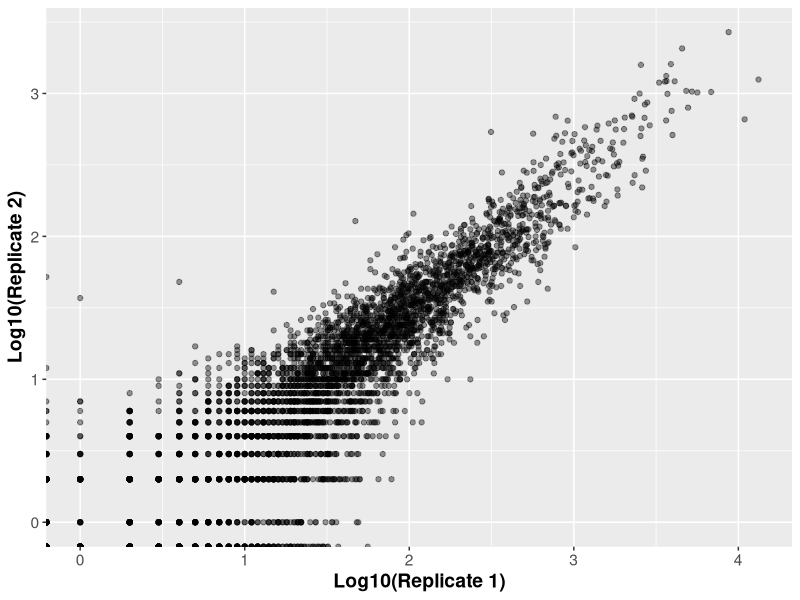
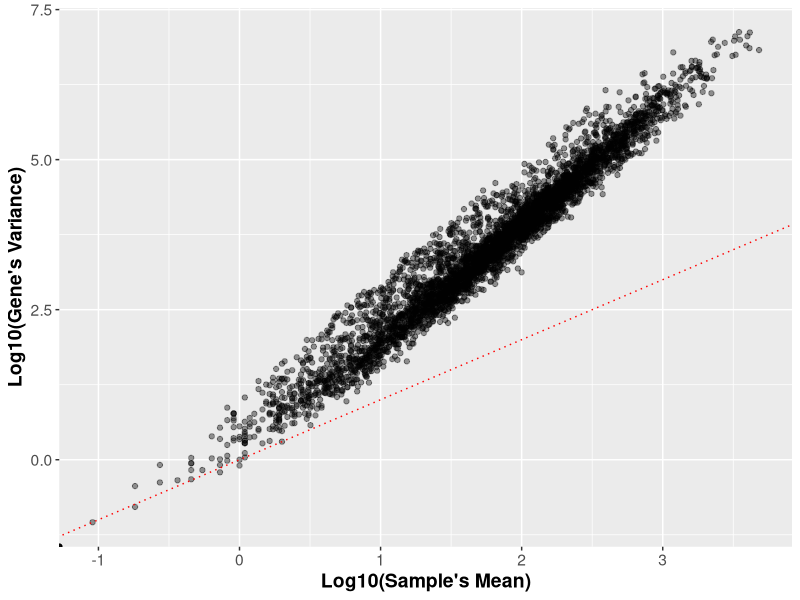
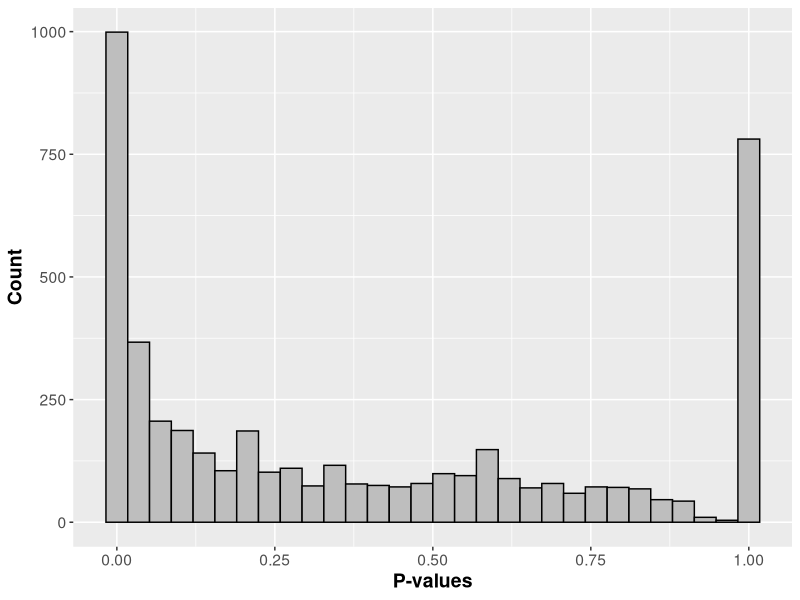
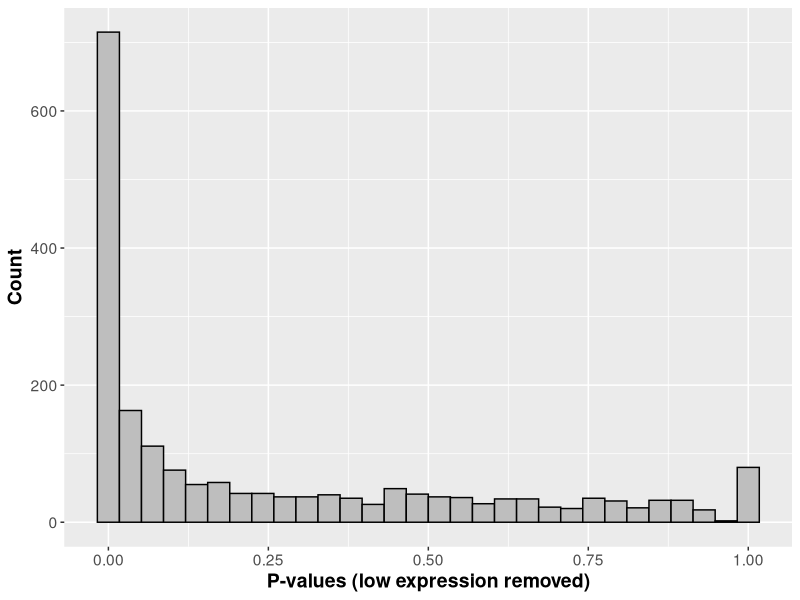
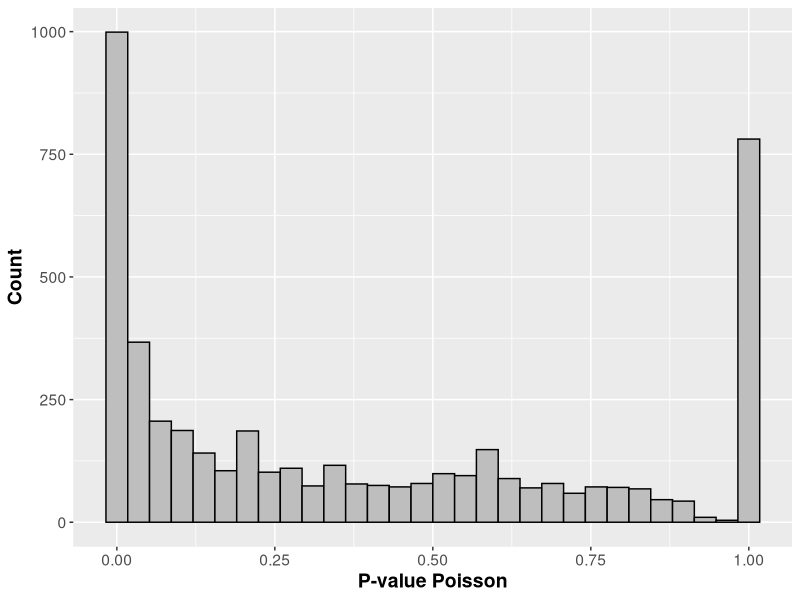
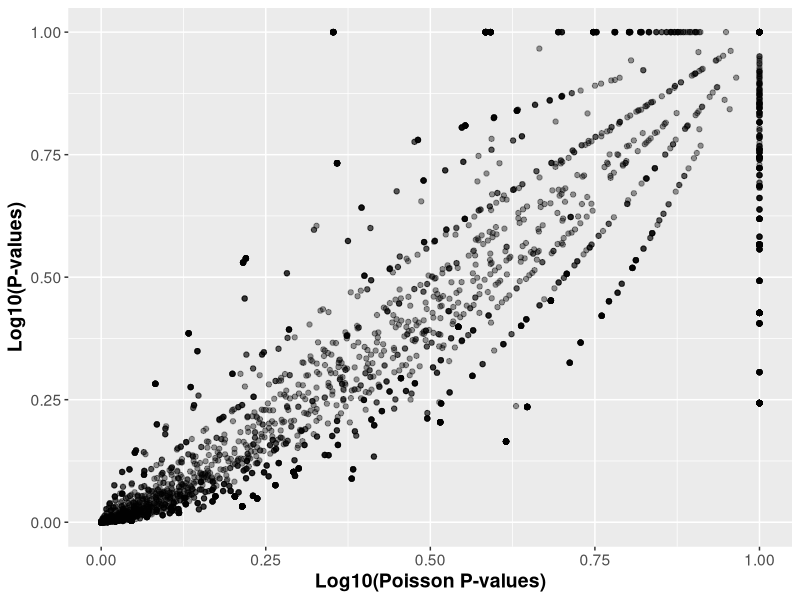

Recreate these plots in R, in order.
## ---- chunk 1
data <- read.table("./longitdunalRNASeqData/nc101_scaff_dataCounts.txt",header=TRUE,row.names=1)
## ---- chunk 2

library(ggplot2)
to_plot <- data.frame(log10(data$D2_01), log10(data$D2_02))
names(to_plot) <- c("D1", "D2")
ggplot(to_plot, aes(x=D1, y=D2)) + geom_point(alpha=0.4) + xlab("Log10(Replicate 1)") + ylab("Log10(Replicate 2)") + theme(text= element_text(size=14), axis.title.x=element_text(face="bold"),  axis.title.y=element_text(face="bold"))

## ---- chunk 3

log_vars <- log10(apply(data, 1, var))
log_means <- log10(apply(data, 1, mean))
mean_var_plot <- data.frame(log_vars, log_means)
names(mean_var_plot) <- c('v', 'm')
ggplot(mean_var_plot, aes(x=m, y=v)) + geom_point(alpha=0.4) + geom_abline(intercept=0, slope=1, color='red', linetype="dotted") + xlab("Log10(Sample's Mean)") + ylab("Log10(Gene's Variance)") + theme(text= element_text(size=14), axis.title.x=element_text(face="bold"),  axis.title.y=element_text(face="bold"))

## ---- chunk 4

in_D2_01 <- c(data[1,1], sum(data[2:nrow(data),1]))
in_D2_02 <- c(data[1,2], sum(data[2:nrow(data),2]))
fish_tab <- data.frame(in_D2_01, in_D2_02)

## ---- chunk 5

fisher.test(fish_tab, alternative="two.sided")

## ---- chunk 6

p_vals = vector(length=nrow(data))

for ( i in 1:nrow(data) ) {
 
  in_D2_01 <- c(data[i,1], sum(data[,1]) - data[i,1])
  in_D2_02 <- c(data[i,2], sum(data[,2]) - data[i,2])
  fish_tab <- data.frame(in_D2_01, in_D2_02)
  p_vals[i] <- fisher.test(fish_tab, alternative="two.sided")$p.value
  
}

plot_p_vals <- data.frame(p_vals)
ggplot(plot_p_vals, aes(x=p_vals)) + geom_histogram(fill="grey", color="black") + xlab("P-values") + ylab("Count") + theme(text= element_text(size=14), axis.title.x=element_text(face="bold"),  axis.title.y=element_text(face="bold"))


## ---- chunk 7

filt_data <- data[(data$D2_01 + data$D2_02 > 50), ]

p_vals_2 = vector(length=nrow(filt_data))

for ( i in 1:nrow(filt_data) ) {
 
  in_D2_01 <- c(filt_data[i,1], sum(filt_data[,1]) - filt_data[i,1])
  in_D2_02 <- c(filt_data[i,2], sum(filt_data[,2]) - filt_data[i,2])
  fish_tab <- data.frame(in_D2_01, in_D2_02)
  p_vals_2[i] <- fisher.test(fish_tab, alternative="two.sided")$p.value
  
}

plot_p_vals_2 <- data.frame(p_vals_2)
ggplot(plot_p_vals_2, aes(x=p_vals_2)) + geom_histogram(fill="grey", color="black") + xlab("P-values (low expression removed)") + ylab("Count") + theme(text= element_text(size=14), axis.title.x=element_text(face="bold"),  axis.title.y=element_text(face="bold"))

## ---- chunk 8

data <- data + 1
p <- data[1,1] / sum(data[, 1])

# or for the filtered data
#filt_data[1,1] / sum(filt_data[2:nrow(filt_data), 1])


## ---- chunk 9

poisson.test(data[1,2], sum(data[, 2] ,r=p))

## ---- chunk 10

p_vals_3 <- vector(length=nrow(data))

for ( i in 1:nrow(data) ) {
  
  p <- data[i,1] / sum(data[,1])
  p_vals_3[i] <- poisson.test(data[i,2], sum(data[, 2]),r=p)$p.value
  
}

plot_p_vals_3 <- data.frame(p_vals_3)

ggplot(plot_p_vals_3, aes(x=p_vals)) + geom_histogram(fill="grey", color="black") + xlab("P-value Poisson") + ylab("Count") + theme(text= element_text(size=14), axis.title.x=element_text(face="bold"),  axis.title.y=element_text(face="bold"))

## ---- chunk 11

plot_p_vals_4 <- data.frame(log10(p_vals_3), log10(p_vals))

ggplot(data=plot_p_vals_4, aes(x=p_vals, y=p_vals_3)) + geom_point(alpha=0.4) + xlab("Log10(Poisson P-values)") + ylab("Log10(P-values)") + theme(text= element_text(size=14), axis.title.x=element_text(face="bold"),  axis.title.y=element_text(face="bold"))

